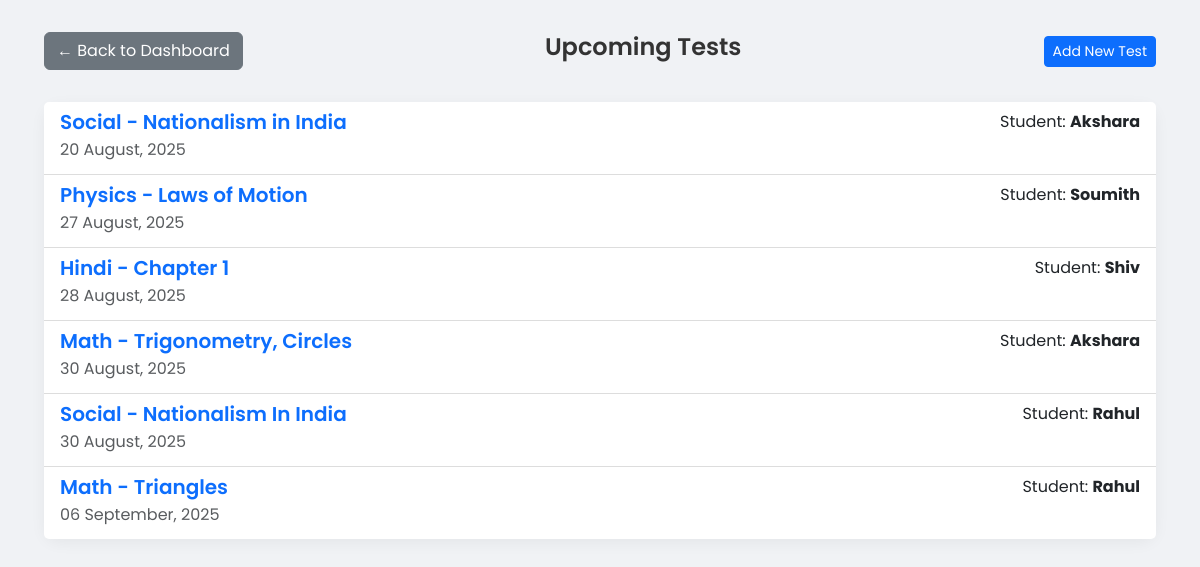
The app's page /upcoming-tests (signed in) with its own data.
### models.py (models this page shows)
class UpcomingTest(SQLModel, table=True):
    id: Optional[int] = Field(default=None, primary_key=True)
    student_id: int = Field(foreign_key="student.id")
    subject: str
    topics: Optional[str] = None
    test_date: date
    student: "Student" = Relationship(back_populates="upcoming_tests")

class Student(SQLModel, table=True):
    id: Optional[int] = Field(default=None, primary_key=True)
    name: str
    grade: str
    school: Optional[str] = None
    syllabus: Optional[str] = None
    focus_subjects: Optional[str] = None
    subject: Optional[str] = None
    remarks: Optional[str] = None
    tutor_id: int = Field(foreign_key="tutor.id")
    tutor: Optional["Tutor"] = Relationship(back_populates="students")
    journals: List["Journal"] = Relationship(back_populates="student")
    attendances: List["Attendance"] = Relationship(back_populates="student")
    tests: List["TestRecord"] = Relationship(back_populates="student")
    upcoming_tests: List["UpcomingTest"] = Relationship(back_populates="student")
    feedbacks: List["Feedback"] = Relationship(back_populates="student")

### main.py (the view)
@app.get("/upcoming-tests", response_class=HTMLResponse)
def list_upcoming_tests(
        request: Request,
        session: Session = Depends(get_session),
        user: User = Depends(get_current_user)
):
    if user.user_type == "admin":
        tutors = session.exec(select(Tutor).where(Tutor.user_id == user.id)).all()
        tutor_ids = [t.id for t in tutors]
    else:
        tutor_ids = [user.tutor_id]
    students = session.exec(
        select(Student).where(Student.tutor_id.in_(tutor_ids))
    ).all()
    student_ids = [s.id for s in students]
    upcoming_tests = session.exec(
        select(UpcomingTest, Student)
        .join(Student)
        .where(UpcomingTest.student_id.in_(student_ids))
        .order_by(UpcomingTest.test_date.asc())
    ).all()
    return templates.TemplateResponse(
        "upcoming_tests.html",
        {
            "request": request,
            "upcoming_tests": upcoming_tests
        }
    )

### templates/upcoming_tests.html (shortened to what this page needs)
<!DOCTYPE html>
<html lang="en">
<head>
    <link href="https://cdn.jsdelivr.net/npm/bootstrap@5.3.3/dist/css/bootstrap.min.css" rel="stylesheet">
</head>
<body>
<div class="container-fluid">
    <div class="header-section">
        <a href="/dashboard" class="btn btn-secondary">&larr; Back to Dashboard</a>
        <h4>Upcoming Tests</h4>
        <a href="/upcoming-tests/add" class="btn btn-sm btn-primary">Add New Test</a>
    </div>
    <div class="card">
        <ul class="list-group list-group-flush">
            {% if upcoming_tests %}
                {% for upcoming_test, student in upcoming_tests %}
                    <li class="list-group-item">
                        <div class="d-flex w-100 justify-content-between">
                            <div>
                                <h5 class="mb-1 text-primary">{{ upcoming_test.subject }} - {{ upcoming_test.topics }}</h5>
                                <p class="mb-1 text-muted">{{ upcoming_test.test_date.strftime('%d %B, %Y') }}</p>
                            </div>
                            <div>
                                <p class="mb-1">Student: <span class="fw-bold">{{ student.name }}</span></p>
                            </div>
                        </div>
                    </li>
                {% endfor %}
            {% else %}
                <li class="list-group-item text-center text-muted py-5">No upcoming tests.</li>
            {% endif %}
        </ul>
    </div>
</div>
</body>
</html>

### templates/upcoming_tests.html (style rules this page uses)
body { font-family: 'Poppins', sans-serif; background-color: #f0f2f5; color: #333; padding: 2rem; }
.header-section { display: flex; justify-content: space-between; align-items: center; margin-bottom: 2rem; }
.card { border: none; border-radius: 15px; box-shadow: 0 4px 15px rgba(0, 0, 0, 0.05); }
.list-group-item { border-color: #ddd; }
h4, h5 { font-weight: 600; }

### records on screen
UpcomingTest: subject "Social", topics "Nationalism in India", test_date "20 August, 2025", name "Akshara"
UpcomingTest: subject "Physics", topics "Laws of Motion", test_date "27 August, 2025", name "Soumith"
UpcomingTest: subject "Hindi", topics "Chapter 1", test_date "28 August, 2025", name "Shiv"
UpcomingTest: subject "Math", topics "Trigonometry, Circles", test_date "30 August, 2025", name "Akshara"
UpcomingTest: subject "Social", topics "Nationalism In India", test_date "30 August, 2025", name "Rahul"
UpcomingTest: subject "Math", topics "Triangles", test_date "06 September, 2025", name "Rahul"
